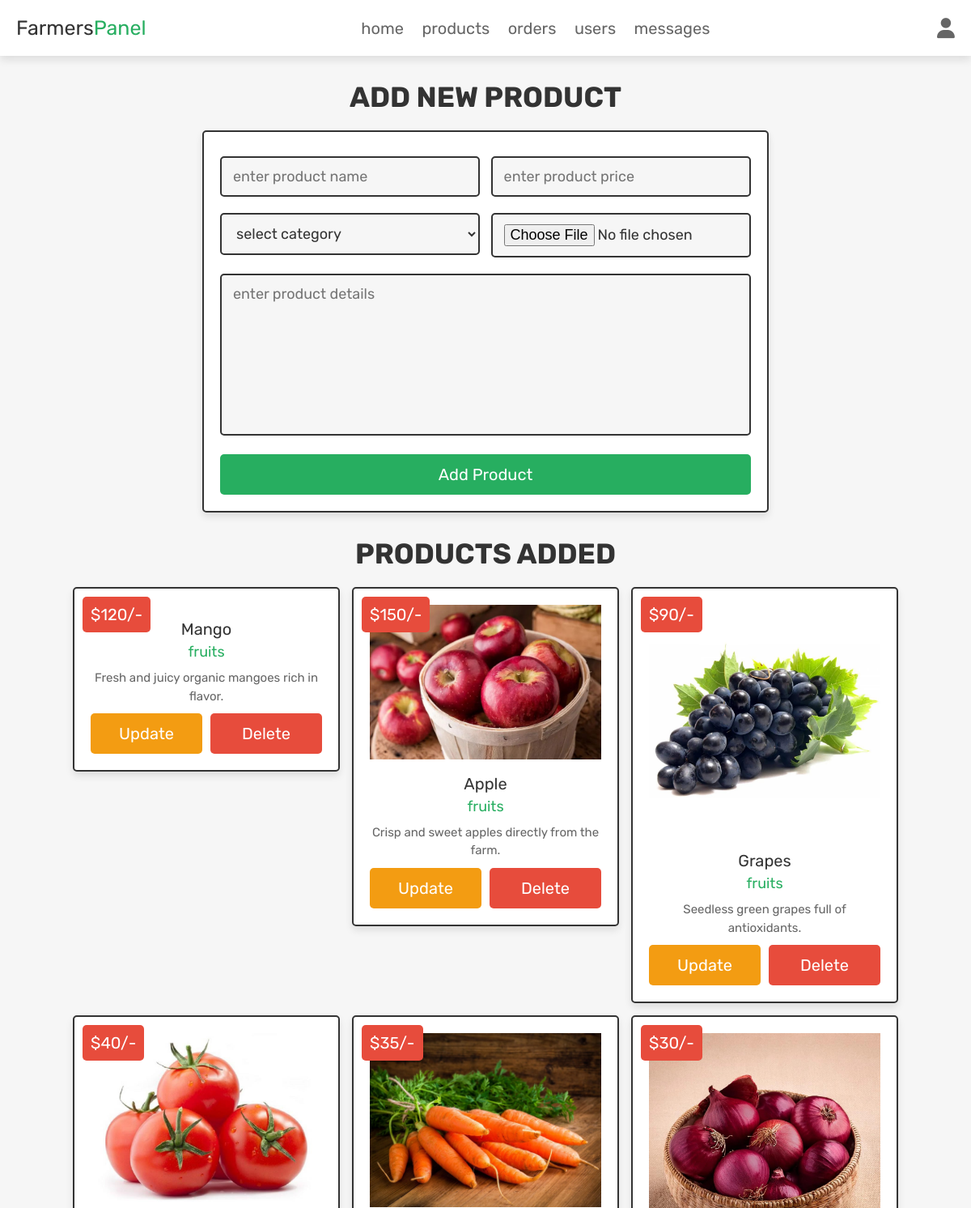
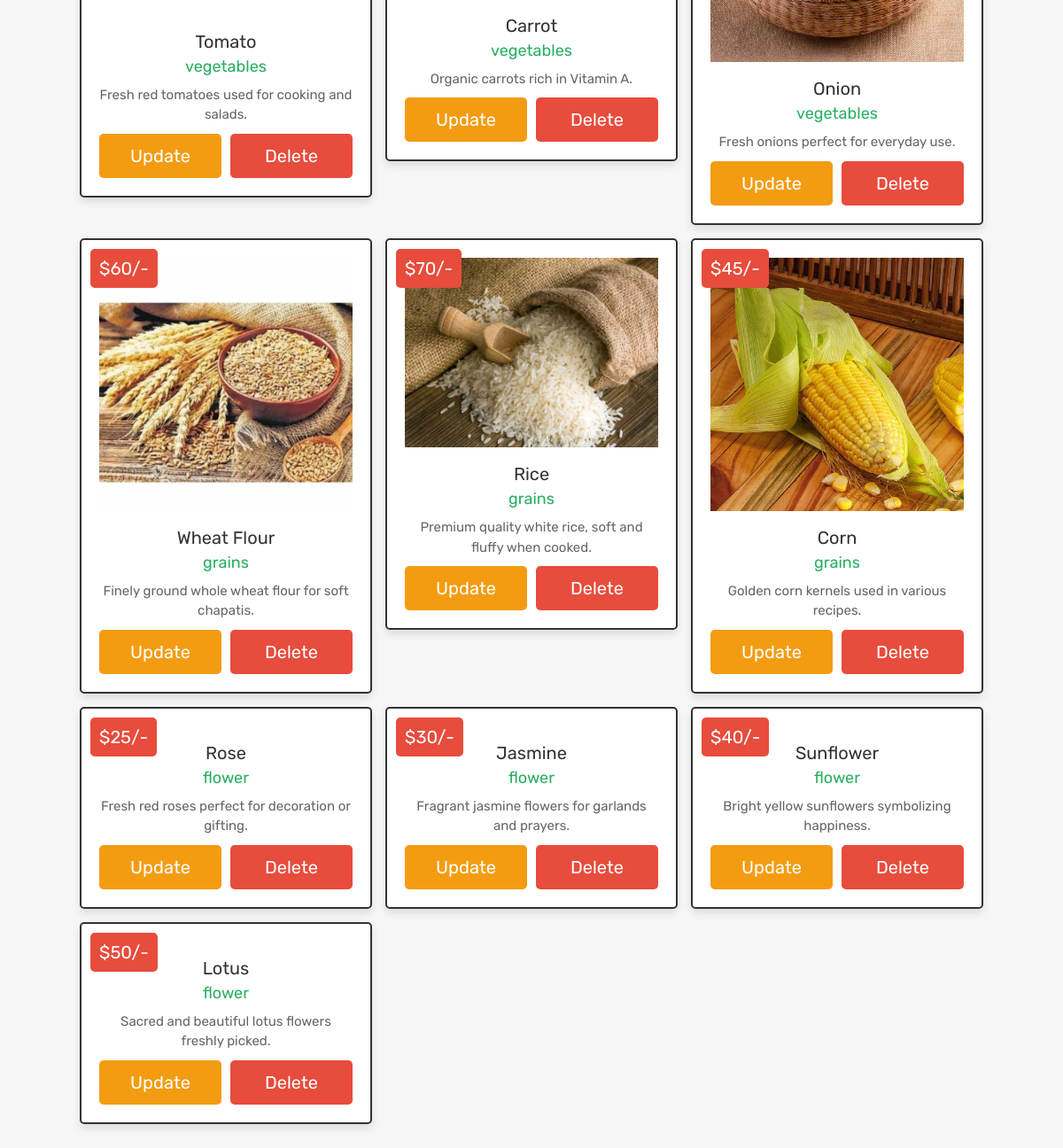
The app's page /admin_products.php (signed in) with its own data (2 pictures, top to bottom).
### tables this page shows
CREATE TABLE `products` (
  `id` int(100) NOT NULL,
  `name` varchar(100) NOT NULL,
  `category` varchar(20) NOT NULL,
  `details` varchar(500) NOT NULL,
  `price` int(100) NOT NULL,
  `image` varchar(100) NOT NULL
);

### admin_products.php (the view, shortened to what this page needs)
<?php
@include 'config.php';
?>
<!DOCTYPE html>
<html lang="en">
<head>
   <link rel="stylesheet" href="https://cdnjs.cloudflare.com/ajax/libs/font-awesome/6.1.1/css/all.min.css">
   <link rel="stylesheet" href="css/admin_style.css">
</head>
<body>
<?php include 'admin_header.php'; ?>
<section class="add-products">
   <h1 class="title">add new product</h1>
   <form action="" method="POST" enctype="multipart/form-data">
      <div class="flex">
         <div class="inputBox">
         <input type="text" name="name" class="box" required placeholder="enter product name">
         <select name="category" class="box" required>
            <option value="" selected disabled>select category</option>
         </select>
         </div>
         <div class="inputBox">
         <input type="number" min="0" name="price" class="box" required placeholder="enter product price">
         <input type="file" name="image" required class="box" accept="image/jpg, image/jpeg, image/png">
         </div>
      </div>
      <textarea name="details" class="box" required placeholder="enter product details" cols="30" rows="10"></textarea>
      <input type="submit" class="btn" value="add product" name="add_product">
   </form>
</section>
<section class="show-products">
   <h1 class="title">products added</h1>
   <div class="box-container">
   <?php
      $show_products = $conn->prepare("SELECT * FROM `products`");
      $show_products->execute();
      if($show_products->rowCount() > 0){
         while($fetch_products = $show_products->fetch(PDO::FETCH_ASSOC)){
   ?>
   <div class="box">
      <div class="price">$<?= $fetch_products['price']; ?>/-</div>
      <img src="uploaded_img/<?= $fetch_products['image']; ?>" alt="">
      <div class="name"><?= $fetch_products['name']; ?></div>
      <div class="cat"><?= $fetch_products['category']; ?></div>
      <div class="details"><?= $fetch_products['details']; ?></div>
      <div class="flex-btn">
         <a href="admin_update_product.php?update=<?= $fetch_products['id']; ?>" class="option-btn">update</a>
         <a href="admin_products.php?delete=<?= $fetch_products['id']; ?>" class="delete-btn" onclick="return confirm('delete this product?');">delete</a>
      </div>
   </div>
   <?php
      }
   }else{
      echo '<p class="empty">now products added yet!</p>';
   }
   ?>
   </div>
</section>
</body>
</html>

### admin_header.php (shortened to what this page needs)
<header class="header">
   <div class="flex">
      <a href="admin_page.php" class="logo">Farmers<span>Panel</span></a>
      <nav class="navbar">
         <a href="admin_page.php">home</a>
         <a href="admin_products.php">products</a>
         <a href="admin_orders.php">orders</a>
         <a href="admin_users.php">users</a>
         <a href="admin_contacts.php">messages</a>
      </nav>
      <div class="icons">
         <div id="user-btn" class="fas fa-user"></div>
      </div>
   </div>
</header>

### css/admin_style.css (style rules this page uses)
.add-products form { max-width: 70rem; padding:2rem; margin:0 auto; text-align: center; border:var(--border); box-shadow: var(--box-shadow); background-color: var(--white); border-radius: .5rem; }
.add-products form .flex { display: flex; justify-content: space-between; flex-wrap: wrap; }
.add-products form .flex .inputBox { width: 49%; }
.add-products form .box { width: 100%; margin:1rem 0; padding:1.2rem 1.4rem; font-size: 1.8rem; color:var(--black); border-radius: .5rem; background-color: var(--light-bg); border:var(--border); }
.add-products form textarea { height: 20rem; resize: none; }
.show-products { padding-top: 0; }
.show-products .box-container { display: grid; grid-template-columns: repeat(auto-fit, 33rem); gap:1.5rem; align-items: flex-start; justify-content:center; }
.show-products .box-container .box { text-align: center; border:var(--border); box-shadow: var(--box-shadow); background-color: var(--white); border-radius: .5rem; padding:2rem; position: relative; }
.show-products .box-container .box .price { position: absolute; top:1rem; left:1rem; padding:1rem; font-size: 2rem; color:var(--white); background-color: var(--red); border-radius: .5rem; }
.show-products .box-container .box img { width: 100%; margin-bottom: 1rem; }
.show-products .box-container .box .name { margin:.5rem 0; font-size: 2rem; color:var(--black); }
.show-products .box-container .box .cat { font-size: 1.8rem; color:var(--green); }
.show-products .box-container .box .details { padding-top: 1rem; font-size: 1.5rem; line-height: 1.5; color:var(--light-color); }

### css/components.css (style rules this page uses)
:root { --green:#27ae60; --orange:#f39c12; --red:#e74c3c; --black:#333; --light-color:#666; --white:#fff; --light-bg:#f6f6f6; --border:.2rem solid var(--black); --box-shadow:0 .5rem 1rem rgba(0,0,0,.1); }
* { font-family: 'Rubik', sans-serif; margin:0; padding:0; box-sizing: border-box; outline: none; border:none; text-decoration: none; color:var(--black); }
body { background-color: var(--light-bg); }
html { font-size: 62.5%; overflow-x: hidden; scroll-behavior: smooth; scroll-padding-top: 6.5rem; }
section { padding:3rem 2rem; max-width: 1200px; margin:0 auto; }
.btn, .delete-btn, .option-btn { display: block; width: 100%; margin-top: 1rem; border-radius: .5rem; color:var(--white); font-size: 2rem; padding:1.3rem 3rem; text-transform: capitalize; cursor: pointer; text-align: center; }
.btn { background-color: var(--green); }
.delete-btn { background-color: var(--red); }
.option-btn { background-color: var(--orange); }
.flex-btn { display: flex; flex-wrap: wrap; gap:1rem; }
.flex-btn > * { flex:1; }
.title { text-align: center; margin-bottom: 2rem; text-transform: uppercase; color:var(--black); font-size: 3.5rem; }
.header { background: var(--white); position: sticky; top:0; left:0; right:0; z-index: 1000; box-shadow: var(--box-shadow); }
.header .flex { display: flex; align-items: center; justify-content: space-between; padding:2rem; margin: 0 auto; max-width: 1200px; position: relative; }
.header .flex .logo { font-size: 2.5rem; color:var(--black); }
.header .flex .logo span { color:var(--green); }
.header .flex .navbar a { margin:0 1rem; font-size: 2rem; color:var(--light-color); }
.header .flex .icons > * { font-size: 2.5rem; color:var(--light-color); cursor: pointer; margin-left: 1.5rem; }

### records on screen
products: price "120", name "Mango", category "fruits", details "Fresh and juicy organic mangoes rich in flavor."
products: price "150", image (picture), name "Apple", category "fruits", details "Crisp and sweet apples directly from the farm."
products: price "90", image (picture), name "Grapes", category "fruits", details "Seedless green grapes full of antioxidants."
products: price "40", image (picture), name "Tomato", category "vegetables", details "Fresh red tomatoes used for cooking and salads."
products: price "35", image (picture), name "Carrot", category "vegetables", details "Organic carrots rich in Vitamin A."
products: price "30", image (picture), name "Onion", category "vegetables", details "Fresh onions perfect for everyday use."
products: price "60", image (picture), name "Wheat Flour", category "grains", details "Finely ground whole wheat flour for soft chapatis."
products: price "70", image (picture), name "Rice", category "grains", details "Premium quality white rice, soft and fluffy when cooked."
products: price "45", image (picture), name "Corn", category "grains", details "Golden corn kernels used in various recipes."
products: price "25", name "Rose", category "flower", details "Fresh red roses perfect for decoration or gifting."
products: price "30", name "Jasmine", category "flower", details "Fragrant jasmine flowers for garlands and prayers."
products: price "40", name "Sunflower", category "flower", details "Bright yellow sunflowers symbolizing happiness."
products: price "50", name "Lotus", category "flower", details "Sacred and beautiful lotus flowers freshly picked."
